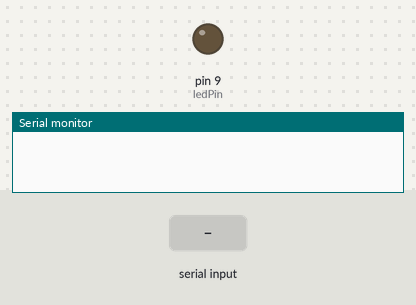
Bench run of a sketch on a simulated Arduino Uno, built with avr-gcc and run on an emulated ATmega328P. On the bench: output pins drawn as LEDs (lit = HIGH), the last lines printed to the serial monitor. The inputs (shaded band) are chosen by the test bench.

Above: at 1.2 s.
1.3 s: "30,150\n" received over Serial
At 1.8 s:
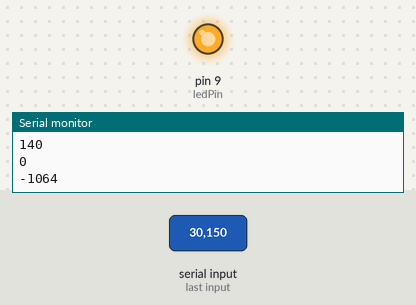
2.8 s: "200\n" received over Serial
4.3 s: "5\n" received over Serial
Timing chart, 0 to 7.3 s (numbered marks = the images above; inputs shaded):
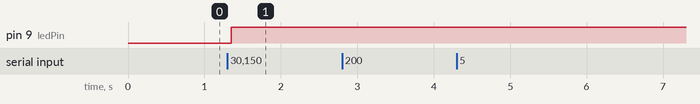

The sketch:

Android_Uno_Usb.ino
```cpp
const int ledPin = 9;      // the pin that the LED is attached to
byte brightness=0;
void setup()
{
  // initialize the serial communication:
  Serial.begin(9600);
  // initialize the ledPin as an output:
  pinMode(ledPin, OUTPUT);
}

void loop() {


  // check if data has been sent from the computer:
 if (Serial.available()) {
    // read the most recent byte (which will be from 0 to 255):
    brightness = Serial.read();
    Serial.println((brightness-48)*28);
    // set the brightness of the LED:
    analogWrite(ledPin, (brightness-48)*28);
    //delay(2);
  }
}
```

Measured:
- after the input at 1.3 s, pin 9 (ledPin): LOW → HIGH after 0.05 s
